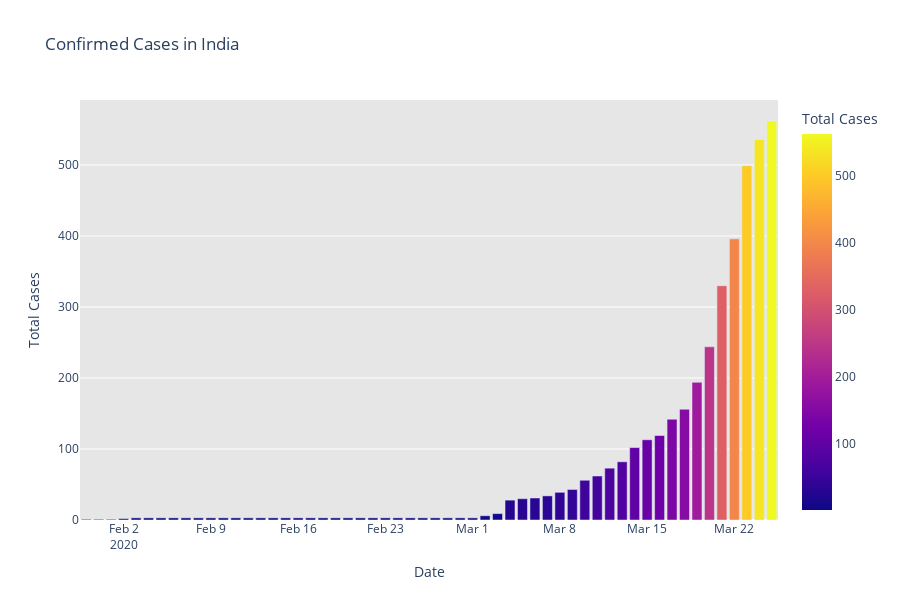
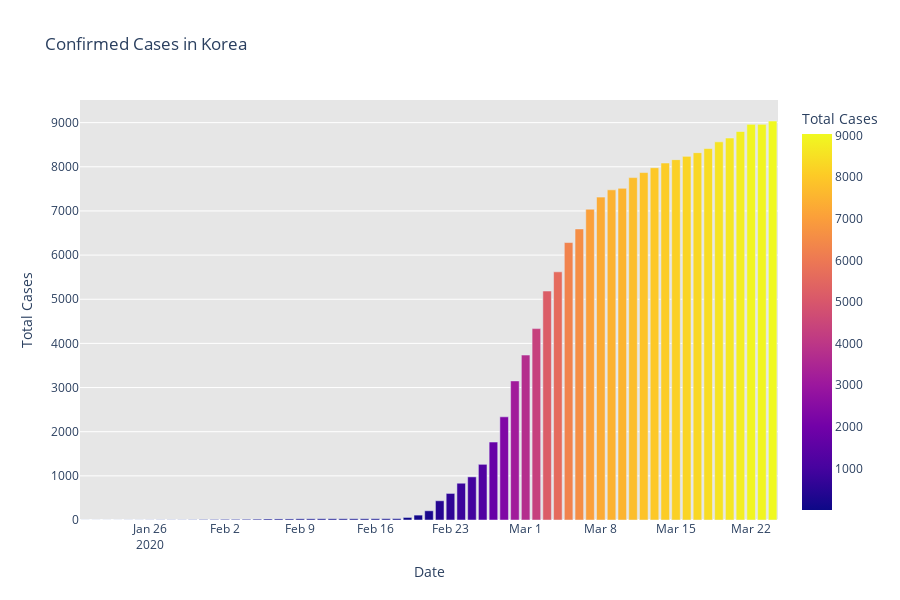
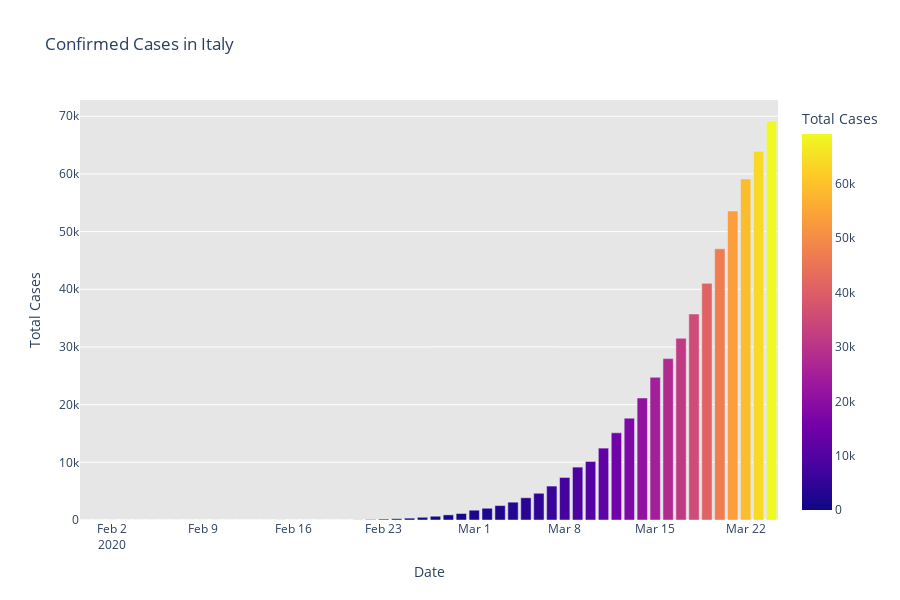
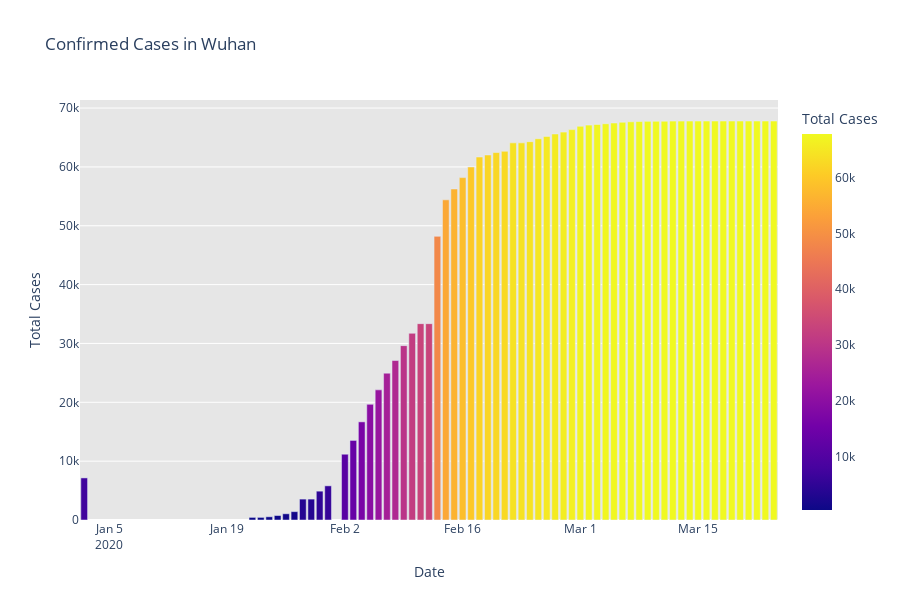

The code cell stored with these charts, in order, in its notebook:
### Code cell
fig=px.bar(dbd_India,x='Date',y='Total Cases',color='Total Cases',orientation='v',height=600,title='Confirmed Cases in India',color_discrete_sequence=px.colors.cyclical.IceFire)
fig.update_layout(plot_bgcolor='rgb(230,230,230)')
fig.show()
fig=px.bar(dbd_Korea,x='Date',y='Total Cases',color='Total Cases',orientation='v',height=600,title='Confirmed Cases in Korea',color_discrete_sequence=px.colors.cyclical.IceFire)
fig.update_layout(plot_bgcolor='rgb(230,230,230)')
fig.show()
fig=px.bar(dbd_Italy,x='Date',y='Total Cases',color='Total Cases',orientation='v',height=600,title='Confirmed Cases in Italy',color_discrete_sequence=px.colors.cyclical.IceFire)
fig.update_layout(plot_bgcolor='rgb(230,230,230)')
fig.show()
fig=px.bar(dbd_Wuhan,x='Date',y='Total Cases',color='Total Cases',orientation='v',height=600,title='Confirmed Cases in Wuhan',color_discrete_sequence=px.colors.cyclical.IceFire)
fig.update_layout(plot_bgcolor='rgb(230,230,230)')
fig.show()
